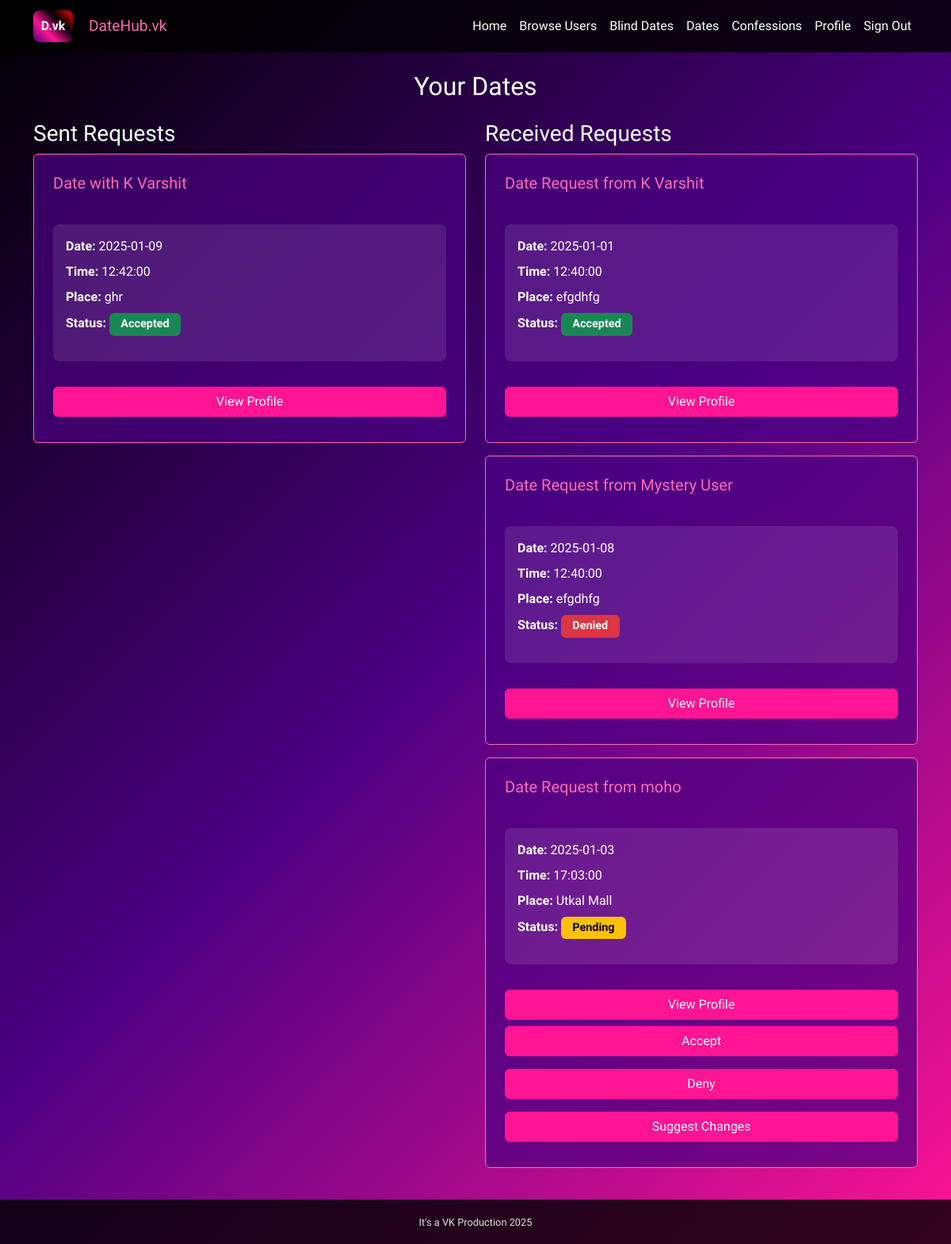
Page /dates (signed in) on the committed database.
### app.py (models this page shows)
class DateRequest(db.Model):
    id = db.Column(db.String(36), primary_key=True, default=lambda: str(uuid4()))
    sender_id = db.Column(db.String(36), db.ForeignKey('user.id'), nullable=False)
    receiver_id = db.Column(db.String(36), db.ForeignKey('user.id'), nullable=False)
    date = db.Column(db.Date, nullable=False)
    time = db.Column(db.Time, nullable=False)
    place = db.Column(db.String(255), nullable=False)
    status = db.Column(db.String(20), default='pending')
    parent_request_id = db.Column(db.String(36), db.ForeignKey('date_request.id'))
    is_blind_date = db.Column(db.Boolean, default=False)
    sender = db.relationship('User', foreign_keys=[sender_id], backref='sent_requests')
    receiver = db.relationship('User', foreign_keys=[receiver_id], backref='received_requests')
    parent_request = db.relationship('DateRequest', remote_side=[id], backref='child_requests')

class User(UserMixin, db.Model):
    id = db.Column(db.String(36), primary_key=True, default=lambda: str(uuid4()))
    email = db.Column(db.String(120), unique=True, nullable=False)
    password = db.Column(db.String(255), nullable=False)
    name = db.Column(db.String(100), nullable=False)
    gender = db.Column(db.String(20), nullable=False)
    branch = db.Column(db.String(50), nullable=False)
    year = db.Column(db.Integer, nullable=False)
    state = db.Column(db.String(50), nullable=False)
    hobbies = db.Column(db.String(255))
    bio = db.Column(db.Text)
    image = db.Column(db.String(255))
    previous_relationships = db.Column(db.Integer, default=0)
    previous_dates = db.Column(db.Integer, default=0)
    insta_id = db.Column(db.String(100))
    ideal_weekend = db.Column(db.String(50))
    music_taste = db.Column(db.String(100))
    societies = db.Column(db.String(500))
    favorite_sports = db.Column(db.String(200))
    cgpa = db.Column(db.Float, nullable=True)
    leisure_activities = db.Column(db.String(100))
    personality_type = db.Column(db.String(50))
    sleep_schedule = db.Column(db.String(50))
    aspirations = db.Column(db.String(50))
    dream_date = db.Column(db.String(255))
    communication_style = db.Column(db.String(50))
    relationship_looking_for = db.Column(db.String(50))

### app.py (the view)
@app.route('/dates')
@login_required
def dates():
    user_id = current_user.id
    sent_requests = DateRequest.query.filter_by(sender_id=user_id).all()
    received_requests = DateRequest.query.filter_by(receiver_id=user_id).all()
    return render_template('dates.html', sent_requests=sent_requests, received_requests=received_requests)

### app.py (called while the page is built)
@login_manager.user_loader
def load_user(user_id):
    return User.query.get(user_id)

### templates/dates.html (shortened to what this page needs)
{% extends "base.html" %}
{% block content %}
<h2 class="text-center mb-4">Your Dates</h2>
<div class="row">
    <div class="col-md-6">
        <h3>Sent Requests</h3>
        <div class="sent-requests">
        {% for request in sent_requests %}
            <div class="card mb-3">
                <div class="card-body p-4">
                    <h5 class="card-title mb-4">
                        {% if request.is_blind_date %}
                            Date with Mystery User
                        {% else %}
                            Date with {{ request.receiver.name }}
                        {% endif %}
                    </h5>
                    <div class="date-info">
                        <p class="card-text mb-2"><strong>Date:</strong> {{ request.date }}</p>
                        <p class="card-text mb-2"><strong>Time:</strong> {{ request.time }}</p>
                        <p class="card-text mb-2"><strong>Place:</strong> {{ request.place }}</p>
                        <p class="card-text mb-3">
                            <strong>Status:</strong>
                            <span class="badge {% if request.status == 'pending' %}bg-warning{% elif request.status == 'accepted' %}bg-success{% elif request.status == 'denied' %}bg-danger{% elif request.status == 'altered' %}bg-info{% endif %}">
                                {{ request.status }}
                            </span>
                        </p>
                    </div>
                    <div class="actions mt-3">
                        <button class="btn btn-info view-profile mb-2 w-100"
                                data-user-id="{{ request.receiver_id if request.sender_id == session['user_id'] else request.sender_id }}"
                                data-is-blind="{{ 'true' if request.is_blind_date else 'false' }}">
                            View Profile
                        </button>
                    </div>
                </div>
            </div>
        {% endfor %}
        </div>
    </div>
    <div class="col-md-6">
        <h3>Received Requests</h3>
        <div class="received-requests">
        {% for request in received_requests %}
            <div class="card mb-3">
                <div class="card-body p-4">
                    <h5 class="card-title mb-4">
                        {% if request.is_blind_date %}
                            Date Request from Mystery User
                        {% else %}
                            Date Request from {{ request.sender.name }}
                        {% endif %}
                    </h5>
                    <div class="date-info">
                        <p class="card-text mb-2"><strong>Date:</strong> {{ request.date }}</p>
                        <p class="card-text mb-2"><strong>Time:</strong> {{ request.time }}</p>
                        <p class="card-text mb-2"><strong>Place:</strong> {{ request.place }}</p>
                        <p class="card-text mb-3">
                            <strong>Status:</strong>
                            <span class="badge {% if request.status == 'pending' %}bg-warning{% elif request.status == 'accepted' %}bg-success{% elif request.status == 'denied' %}bg-danger{% elif request.status == 'altered' %}bg-info{% endif %}">
                                {{ request.status }}
                            </span>
                        </p>
                    </div>
                    <div class="actions mt-3">
                        <button class="btn btn-info view-profile mb-2 w-100"
                                data-user-id="{{ request.sender_id if request.sender_id == session['user_id'] else request.sender_id }}"
                                data-is-blind="{{ 'true' if request.is_blind_date else 'false' }}">
                            View Profile
                        </button>
                        {% if request.status == 'pending' %}
                            <div class="d-grid gap-2">
                                <button class="btn btn-success accept-request" data-request-id="{{ request.id }}">
                                    Accept
                                </button>
                                <button class="btn btn-danger deny-request" data-request-id="{{ request.id }}">
                                    Deny
                                </button>
                                <button class="btn btn-warning alter-request" data-request-id="{{ request.id }}">
                                    Suggest Changes
                                </button>
                            </div>
                        {% endif %}
                    </div>
                </div>
            </div>
        {% endfor %}
        </div>
    </div>
</div>
{% endblock %}

### static/css/style.css (style rules this page uses)
:root { --background: linear-gradient(135deg, #000000, #4b0082, #ff1493); --text-primary: #ffffff; --text-secondary: #e0e0e0; --accent-primary: #ff69b4; --accent-secondary: #9400d3; --card-bg: rgba(75, 0, 130, 0.7); --input-bg: rgba(255, 255, 255, 0.1); --button-bg: #ff1493; --button-hover: #ff69b4; }
body { background: var(--background); color: var(--text-primary); font-family: "Exo 2", sans-serif; }
.card { background-color: var(--card-bg); border-color: var(--accent-primary); color: var(--text-primary); height: 100%; display: flex; flex-direction: column; }
.card-body { flex: 1 0 auto; display: flex; flex-direction: column; }
.card-title { color: var(--accent-primary); }
.btn { background-color: var(--button-bg); border-color: var(--button-bg); color: var(--text-primary); transition: all 0.3s ease; }
.card, .btn, .form-control, .form-select { transition: all 0.3s ease; }
.date-info { background-color: rgba(255, 255, 255, 0.1); padding: 1rem; border-radius: 0.5rem; margin: 1rem 0; }
.badge { font-size: 0.9em; padding: 0.5em 1em; text-transform: capitalize; }
.badge.bg-warning { background-color: #ffc107 !important; color: #000; }
.badge.bg-success { background-color: #198754 !important; }
.badge.bg-danger { background-color: #dc3545 !important; }
.d-grid.gap-2 > .btn { margin-bottom: 0.5rem; }

### rows in the picture
DateRequest: receiver.name "K Varshit", date "2025-01-09", time "12:42:00", place "ghr", status "Accepted"
DateRequest: sender.name "K Varshit", date "2025-01-01", time "12:40:00", place "efgdhfg", status "Accepted"
DateRequest: is_blind_date "Date Request from Mystery User", date "2025-01-08", time "12:40:00", place "efgdhfg", status "Denied"
DateRequest: sender.name "moho", date "2025-01-03", time "17:03:00", place "Utkal Mall", status "Pending"
